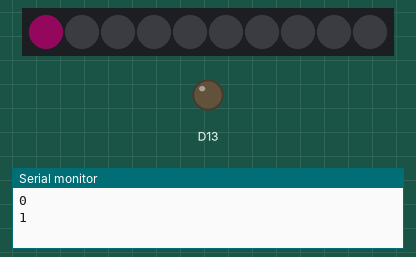
Recording of a sketch running on a simulated Adafruit Circuit Playground Express. Parts: 10 RGB LEDs in strip order, left to right, output pins drawn as LEDs (lit = HIGH), the last lines printed to the serial monitor. Dim RGB values are drawn brighter than linear; random numbers use the default seed unless the sketch sets one.

Above: at 0.07 s.
At 4.59 s:
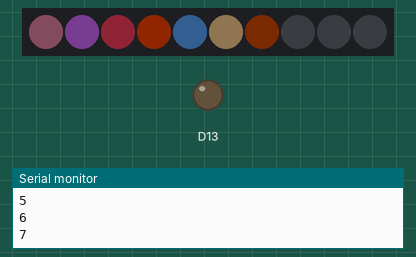
At 9.71 s:
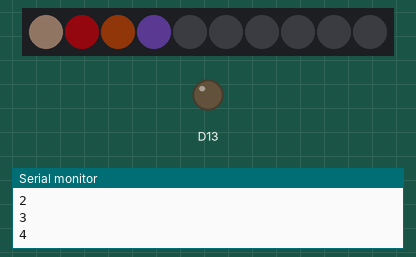
At 19.36 s:
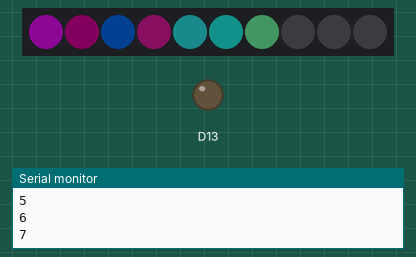
At 29.6 s:
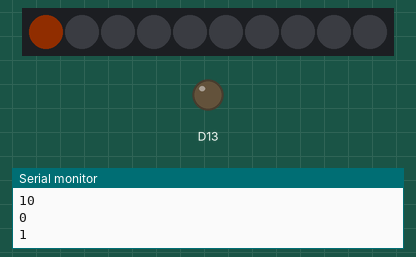
At 39.39 s:
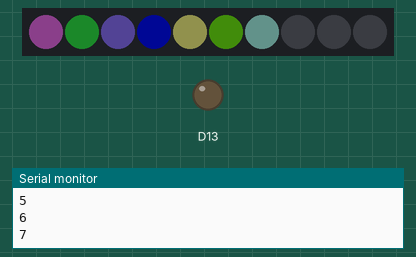

The sketch:

Hello_Blink_NeoPixels.ino
```cpp
#include <Adafruit_CircuitPlayground.h>

int pix = 1; // 0-9
int r = 0; // 0-255
int g = 0; // 0-255
int b = 255; // 0-255

void setup() {
  CircuitPlayground.begin();
  Serial.begin(9600); // open the serial port
}

void loop() {
  for (int i=0; i <= 10; i++){
    pix = i;
    r = random(255);
    g = random(255);
    b = random(255);
    Serial.println(pix);
    CircuitPlayground.setPixelColor(pix, r, g, b);
    delay(50);
  }
  CircuitPlayground.clearPixels();
  delay(500);
}
```
